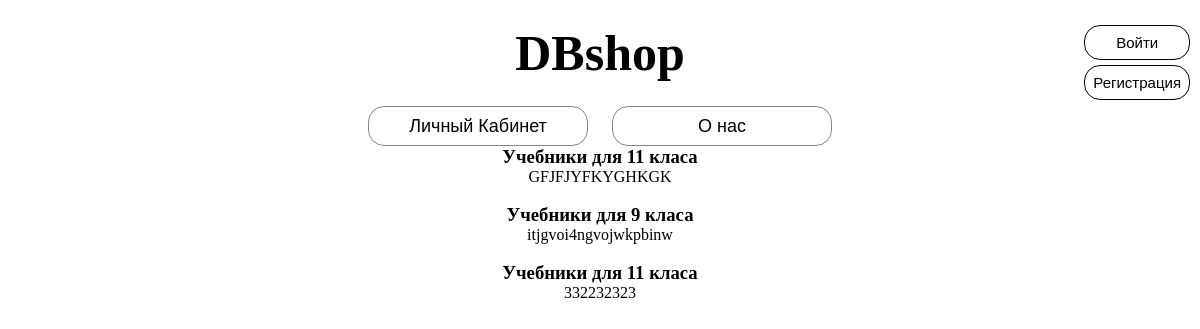
The page / on the database its author committed.
### main/models.py (models this page shows, shortened)
class Task(models.Model):
    title = models.CharField('Название', max_length=60)
    task = models.TextField('Описание')
    img = models.ImageField("Картинка", upload_to='article', blank=True, null=True, default=None)
    class Meta:
        verbose_name = "Задача"

### main/views.py (the view)
def index(request):
    tasks = Task.objects.order_by('-id')
    return render(request, 'main/index.html', {'title': 'Главная страница', 'tasks': tasks})

### main/templates/main/index.html (shortened to what this page needs)
{% extends 'main/base.html' %}
{% block content %}
    {% if tasks %}
        {% for el in tasks %}
            <div class="alert alert-warning mt-2">
                <h3>{{ el.title }}</h3>
                <p>{{ el.task }}</p>
            </div>
        {% endfor %}
    {% else %}
        <p> pain </p>
    {% endif %}
{% endblock %}

### main/templates/main/base.html (style rules this page uses)
* { margin:0 ; padding:0 ; }
body { text-align: center; background - color: (255, 255, 255); background-size: cover; background-repeat: no-repeat; background-attachment: fixed; width: 100%; height: 700px; left: 60%; }

### rows shown on the page
Task: title "Учебники для 11 класа", task "GFJFJYFKYGHKGK"
Task: title "Учебники для 9 класа", task "itjgvoi4ngvojwkpbinw"
Task: title "Учебники для 11 класа", task "332232323"
